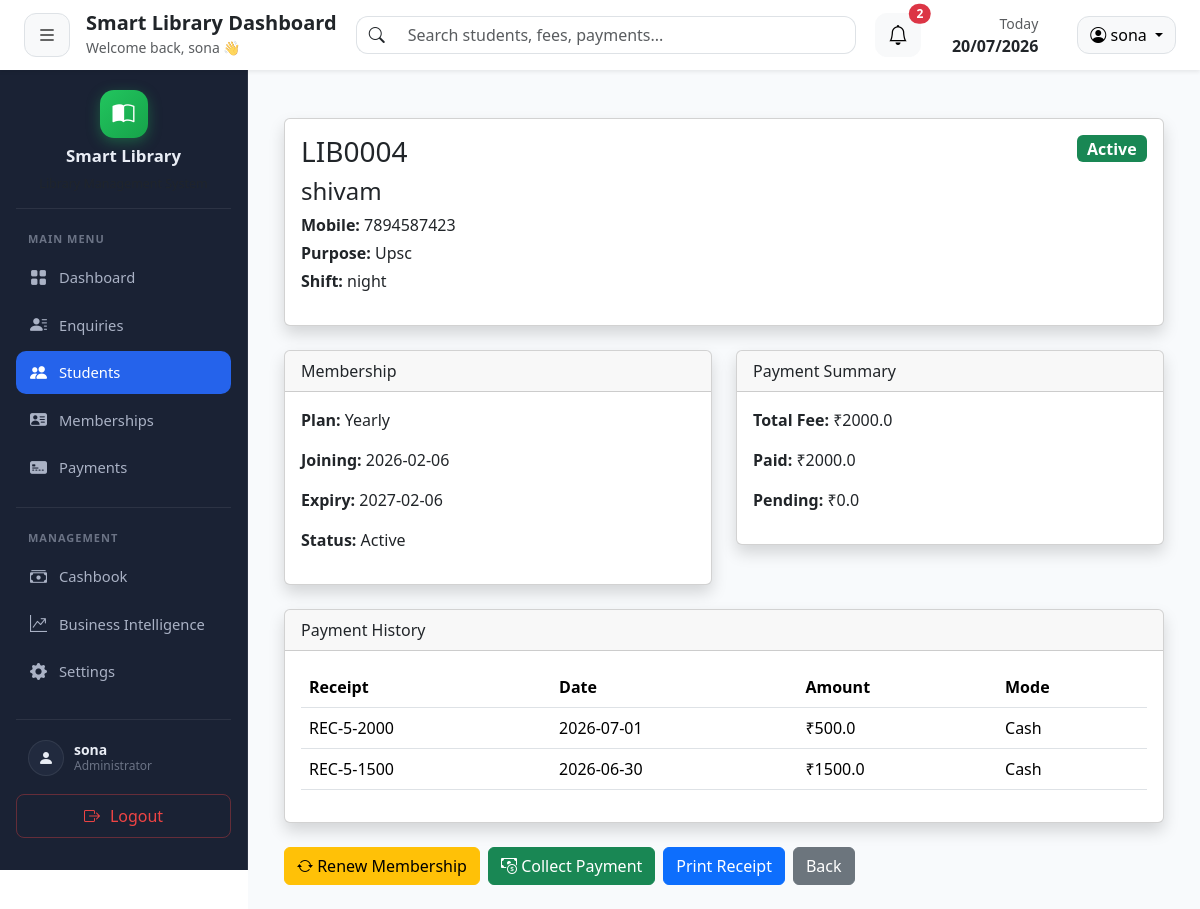
The page /students/view/4 (signed in) on the database its author committed.
### tables this page shows
CREATE TABLE "students" (
                student_id  INTEGER PRIMARY KEY AUTOINCREMENT,
                admin_id    INTEGER NOT NULL DEFAULT 1,
                enquiry_id  INTEGER,
                full_name   TEXT NOT NULL,
                mobile      TEXT NOT NULL,
                address     TEXT,
                id_proof    TEXT,
                purpose     TEXT,
                shift       TEXT,
                join_date   DATE,
                status      TEXT DEFAULT 'Active',
                created_at  TIMESTAMP DEFAULT CURRENT_TIMESTAMP,
                UNIQUE(mobile, admin_id)
            );

CREATE TABLE memberships (
    membership_id INTEGER PRIMARY KEY AUTOINCREMENT,
    student_id INTEGER NOT NULL,
    plan_name TEXT NOT NULL,
    joining_date DATE NOT NULL,
    duration_days INTEGER ,
    end_date DATE NOT NULL,
    total_fee REAL NOT NULL,
    paid_amount REAL DEFAULT 0,
    pending_amount REAL DEFAULT 0,
    remarks TEXT,
    membership_status TEXT DEFAULT 'Active',

    created_at TIMESTAMP DEFAULT CURRENT_TIMESTAMP,

    FOREIGN KEY(student_id)
    REFERENCES students(student_id)
);

CREATE TABLE payments (
        payment_id   INTEGER PRIMARY KEY AUTOINCREMENT,
        membership_id INTEGER NOT NULL,
        student_id   INTEGER NOT NULL,
        receipt_number TEXT UNIQUE,
        payment_mode TEXT NOT NULL,
        amount_paid  REAL NOT NULL,
        payment_date DATE DEFAULT CURRENT_DATE,
        remarks      TEXT,
        created_at   TIMESTAMP DEFAULT CURRENT_TIMESTAMP,
        FOREIGN KEY (membership_id) REFERENCES memberships(membership_id),
        FOREIGN KEY (student_id)    REFERENCES students(student_id)
    );

### routes/student.py (the view)
@student_bp.route("/view/<int:student_id>")
def view(student_id):
    if "admin_id" not in session:
        return redirect("/")
    admin_id = session["admin_id"]
    conn = get_connection()
    cursor = conn.cursor()
    cursor.execute(
        "SELECT * FROM students WHERE student_id=? AND admin_id=?",
        (student_id, admin_id)
    )
    student = cursor.fetchone()
    if student is None:
        conn.close()
        flash("Student not found.", "danger")
        return redirect(url_for("student.index"))
    cursor.execute("""
        SELECT * FROM memberships
        WHERE student_id=?
        ORDER BY membership_id DESC
        LIMIT 1
    """, (student_id,))
    membership = cursor.fetchone()
    cursor.execute("""
        SELECT p.*
        FROM payments p
        INNER JOIN memberships m ON p.membership_id = m.membership_id
        WHERE m.student_id=?
        ORDER BY p.payment_id DESC
    """, (student_id,))
    payments = cursor.fetchall()
    conn.close()
    return render_template(
        "students/view.html",
        student=student,
        membership=membership,
        payments=payments
    )

### database/db.py (called while the page is built)
def get_connection():
    connection = sqlite3.connect(DATABASE_PATH)
    connection.row_factory = sqlite3.Row
    return connection

### templates/students/view.html (shortened to what this page needs)
{% extends "layouts/base.html" %}
{% block content %}
<div class="container mt-4">
    <div class="card shadow mb-4">
        <div class="card-body">
            <div class="d-flex justify-content-between">
                <div>
                    <h3>
                        LIB{{ "%04d"|format(student.student_id) }}
                    </h3>
                    <h4>
                        {{ student.full_name }}
                    </h4>
                    <p class="mb-1">
                        <strong>Mobile:</strong>
                        {{ student.mobile }}
                    </p>
                    <p class="mb-1">
                        <strong>Purpose:</strong>
                        {{ student.purpose }}
                    </p>
                    <p>
                        <strong>Shift:</strong>
                        {{ student.shift }}
                    </p>
                </div>
                <div>
                    <span class="badge fs-6 {% if student.status == 'Active' %}bg-success{% else %}bg-danger{% endif %}">
                        {{ student.status }}
                    </span>
                </div>
            </div>
        </div>
    </div>
    <div class="row">
        <div class="col-md-6">
            <div class="card shadow mb-4">
                <div class="card-header">
                    Membership
                </div>
                <div class="card-body">
                    {% if membership %}
                    <p>
                        <strong>Plan:</strong>
                        {{ membership.plan_name }}
                    </p>
                    <p>
                        <strong>Joining:</strong>
                        {{ membership.joining_date }}
                    </p>
                    <p>
                        <strong>Expiry:</strong>
                        {{ membership.end_date }}
                    </p>
                    <p>
                        <strong>Status:</strong>
                        {{ membership.membership_status }}
                    </p>
                    {% else %}
                    <p>No Membership Found</p>
                    {% endif %}
                </div>
            </div>
        </div>
        <div class="col-md-6">
            <div class="card shadow mb-4">
                <div class="card-header">
                    Payment Summary
                </div>
                <div class="card-body">
                    {% if membership %}
                    <p>
                        <strong>Total Fee:</strong>
                        ₹{{ membership.total_fee }}
                    </p>
                    <p>
                        <strong>Paid:</strong>
                        ₹{{ membership.paid_amount }}
                    </p>
                    <p>
                        <strong>Pending:</strong>
                        ₹{{ membership.pending_amount }}
                    </p>
                    {% endif %}
                </div>
            </div>
        </div>
    </div>
    <div class="card shadow">
        <div class="card-header">
            Payment History
        </div>
        <div class="card-body">
            <table class="table table-hover">
                <thead>
                    <tr>
                        <th>Receipt</th>
                        <th>Date</th>
                        <th>Amount</th>
                        <th>Mode</th>
                    </tr>
                </thead>
                <tbody>
                    {% for payment in payments %}
                    <tr>
                        <td>{{ payment.receipt_number }}</td>
                        <td>{{ payment.payment_date }}</td>
                        <td>₹{{ payment.amount_paid }}</td>
                        <td>{{ payment.payment_mode }}</td>
                    </tr>
                    {% endfor %}
                </tbody>
            </table>
        </div>
    </div>
    <div class="mt-4 d-flex gap-2">
        <a href="{{ url_for('membership.renew', student_id=student.student_id) }}" class="btn btn-warning">
        <i class="bi bi-arrow-repeat"></i>
            Renew Membership
        </a>
        {% if membership %}
        <a href="{{ url_for('payment.collect', membership_id=membership.membership_id) }}" class="btn btn-success">
            <i class="bi bi-cash-coin"></i>
            Collect Payment
        </a>
        {% endif %}
        <a href="#" class="btn btn-primary">
            Print Receipt
        </a>
        <a href="{{ url_for('student.index') }}" class="btn btn-secondary">
            Back
        </a>
    </div>
</div>
{% endblock %}

### rows shown on the page
students: student_id "0004", full_name "shivam", mobile "7894587423", purpose "Upsc", shift "night", status "Active"
memberships: plan_name "Yearly", joining_date "2026-02-06", end_date "2027-02-06", membership_status "Active", total_fee "2000.0", paid_amount "2000.0", pending_amount "0.0"
payments: receipt_number "REC-5-2000", payment_date "2026-07-01", amount_paid "500.0", payment_mode "Cash"
payments: receipt_number "REC-5-1500", payment_date "2026-06-30", amount_paid "1500.0", payment_mode "Cash"

### other values the page prints
{{ session.get('username', 'Admin') }} "sona"
{{ counts.total }} "2"
